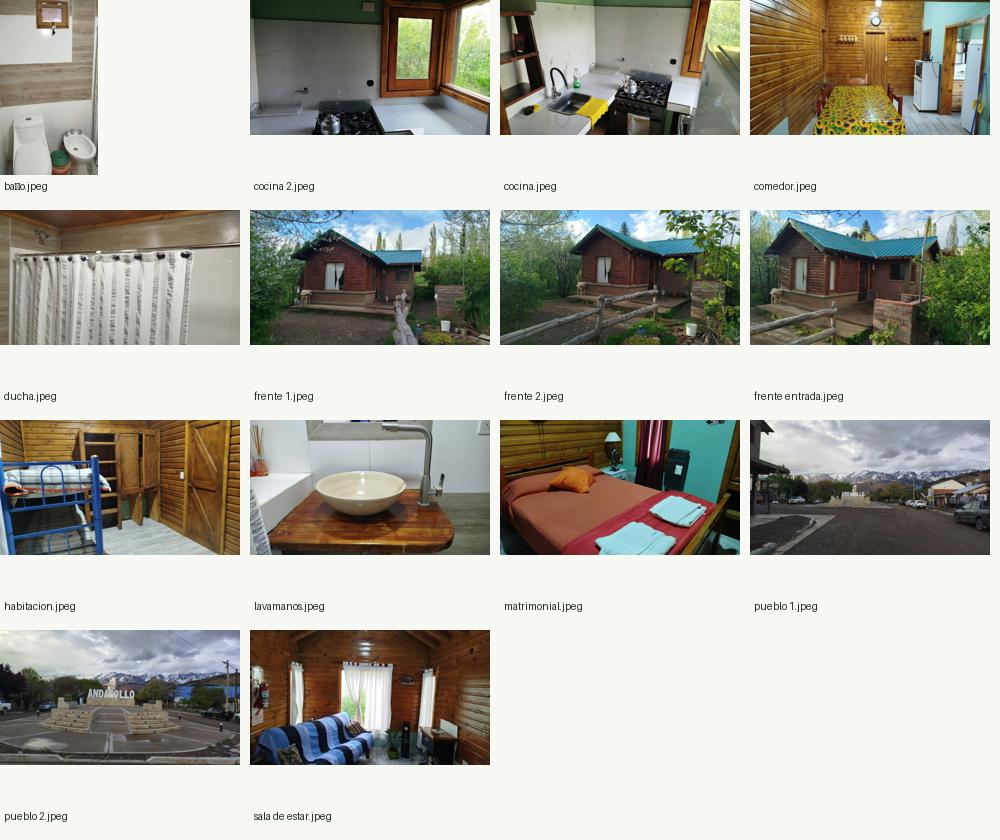

Generate this figure with Python:
from PIL import Image, ImageOps, ImageDraw
from pathlib import Path

root = Path(__file__).resolve().parents[1]
photos = sorted((root / 'imagenes').glob('*.jpeg'))
sheet = Image.new('RGB', (1000, ((len(photos) + 3) // 4) * 210), '#f8f9f5')
draw = ImageDraw.Draw(sheet)
for i, photo in enumerate(photos):
    with Image.open(photo) as source:
        print(f'{photo.name}: {source.width}x{source.height}')
        thumb = ImageOps.contain(ImageOps.exif_transpose(source), (240, 175))
        x, y = (i % 4) * 250, (i // 4) * 210
        sheet.paste(thumb, (x, y))
        draw.text((x + 4, y + 180), photo.name, fill='#202e28')
sheet.save(root / 'tmp' / 'review-photos.jpg')
